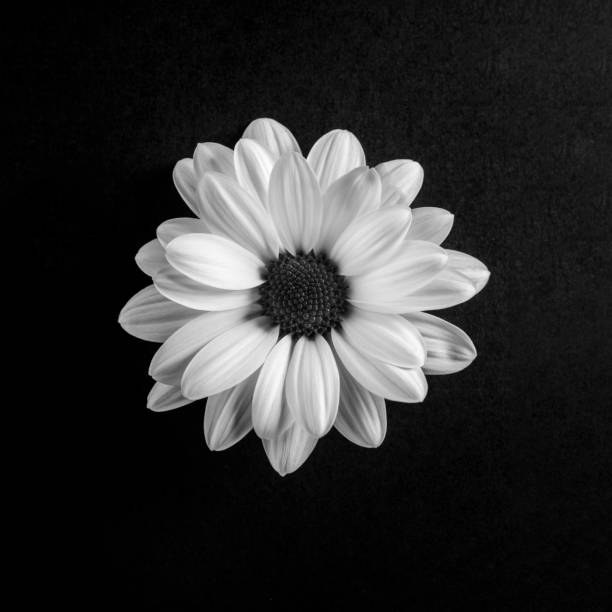
#> input picture Task1/Edge_Detection/flower.jpg, 612 x 612 px
$ python edge.py
#> lines starting #> are read from the running program, lines starting #| are printed output that depends on the picture
### Task1/Edge_Detection/Blur.py
# Harshit Nagpal 2021B5PS2792P

import numpy as np
import matplotlib.pyplot as plt
from PIL import Image, ImageOps


def Blur(name, mode):
#> called with name = 'flower.jpg', mode = 'L'
    img = np.array(Image.open(name).convert(mode))
    x, y = img.shape
#> x = 612; y = 612
    # element of image to find out the avg of all (9) pixels
    element_image = np.empty((3, 3))

    kernel = np.array([[1, 2, 1], [2, 4, 2], [1, 2, 1]]) * \
        1/16  # Gaussian Blur kernel

    final_img = np.empty((x-2, y-2))  # new image data initialization

    for i in range(1, x-2):  # left last and first row to prevent out of bounds error

        for j in range(1, y-2):
            Value = []

            # slices 3x3 square for particular R,B,G value
            element_image = img[i-1:i+2, j-1:j+2]

            # append all three RBG values together

            # replaces it to the particular location
            final_img[i, j] = round(np.sum(kernel*element_image))

    return final_img


# [5 lines that do not run on import are left out]

### Task1/Edge_Detection/edge.py
import numpy as np
import matplotlib.pyplot as plt
from PIL import Image, ImageOps
import math
import cv2
import Blur

img = Blur.Blur("flower.jpg", "L")  # Blurred Image mode is L
x, y = img.shape
#> x = 610; y = 610

# element of image to find out the avg of all three pixels
element_image = np.empty((3, 3))

final_img = np.empty((x-2, y-2))  # new image data initialization

T1 = np.array([1, 2, 1]).T
T2 = np.array([1, 0, -1]).T


for i in range(1, x-2):  # left last and first row to prevent out of bounds error

    for j in range(1, y-2):

        element_image = img[i-1:i+2, j-1:j+2]

        cal1 = np.dot(T1, np.dot(np.array([1, 0, -1]), element_image))
        cal2 = np.dot(T2, np.dot(np.array([1, 2, 1]), element_image))
        cal = np.hypot(cal1, cal2)

        final_img[i, j] = cal  # replaces it to the particular location
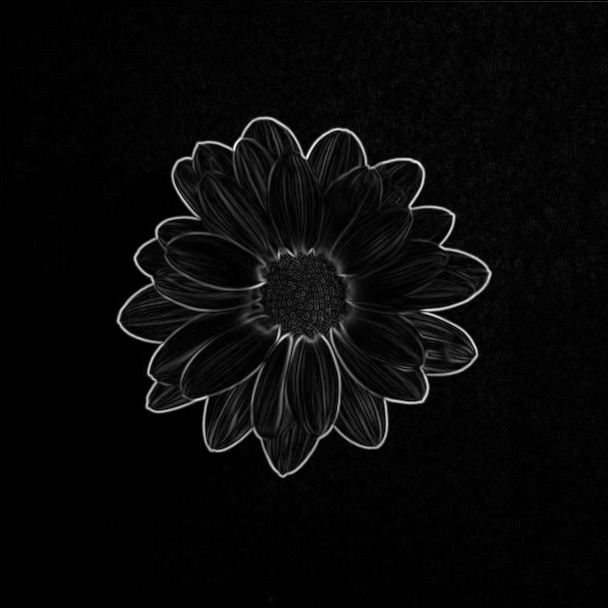
#> final_img: shape (608, 608) float64; min 0, max 602.2, mean 20.8; drawn with min black and max white


path = 'Output.jpg'
im = Image.fromarray((final_img).astype(np.uint8))
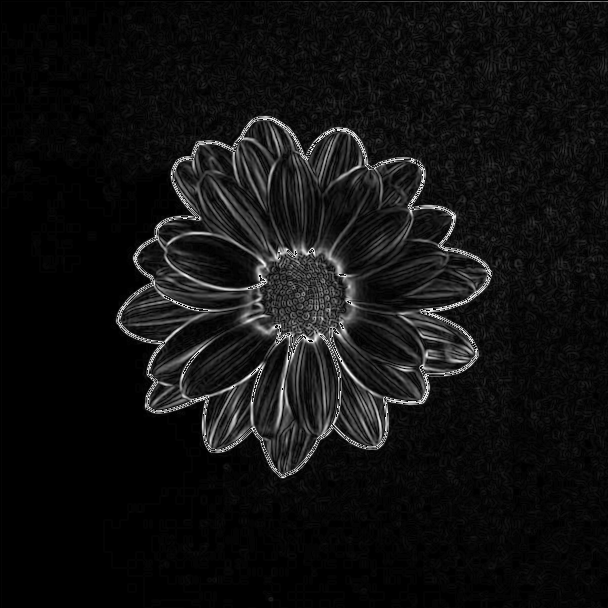
#> im: PIL image 608x608 L; min 0, max 255, mean 17.5
im.save(path)
